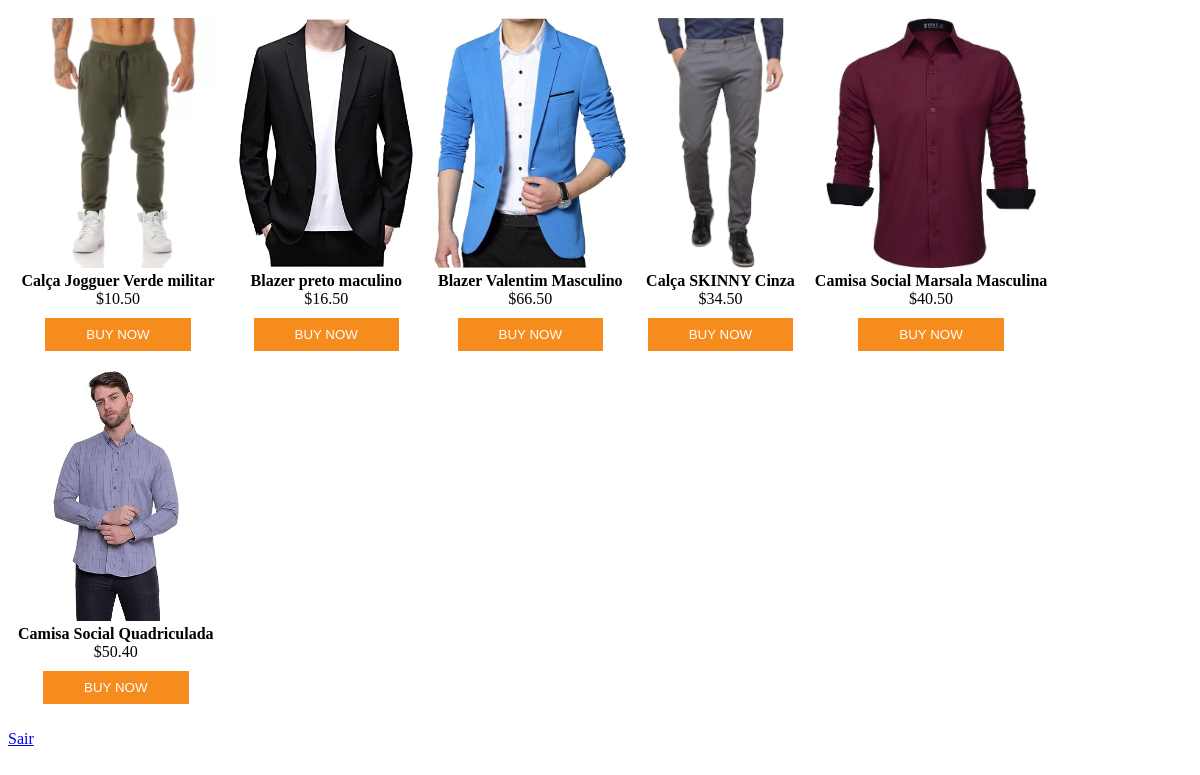
The app's page /painel.php (signed in) with its own data.
### tables this page shows
CREATE TABLE `products` (
  `id` int(10) NOT NULL,
  `name` varchar(250) NOT NULL,
  `code` varchar(100) NOT NULL,
  `price` double(9,2) NOT NULL,
  `image` varchar(250) NOT NULL
);

### painel.php (the view, shortened to what this page needs)
<?php
include('conexao.php');
?>
<!DOCTYPE html>
<html lang="en">
<head>
</head>
<body>
    <?php
        $result = mysqli_query($conexao,"SELECT * FROM `products`");
        while($row = mysqli_fetch_assoc($result)){
            echo "<div class='product_wrapper'>
            <form method='post' action=''>
            <input type='hidden' name='code' value=".$row['code']." />
            <div class='image'><img src='".$row['image']."' height='250px' /></div>
            <div class='name'>".$row['name']."</div>
            <div class='price'>$".$row['price']."</div>
            <button type='submit' class='buy'>Buy Now</button>
            </form>
            </div>";
            }
    ?>
        <p>
        <a href="logout.php">Sair</a>
    	</p>
</body>
</html>

### painel.php (style rules this page uses)
.product_wrapper { float:left; padding: 10px; text-align: center; }
.product_wrapper .name { font-weight:bold; }
.product_wrapper .buy { text-transform: uppercase; background: #F68B1E; border: 1px solid #F68B1E; cursor: pointer; color: #fff; padding: 8px 40px; margin-top: 10px; }

### records on screen
products: image (picture), name "Calça Jogguer Verde militar", price "10.50"
products: image (picture), name "Blazer preto maculino", price "16.50"
products: image (picture), name "Blazer Valentim Masculino", price "66.50"
products: image (picture), name "Calça SKINNY Cinza", price "34.50"
products: image (picture), name "Camisa Social Marsala Masculina", price "40.50"
products: image (picture), name "Camisa Social Quadriculada", price "50.40"
